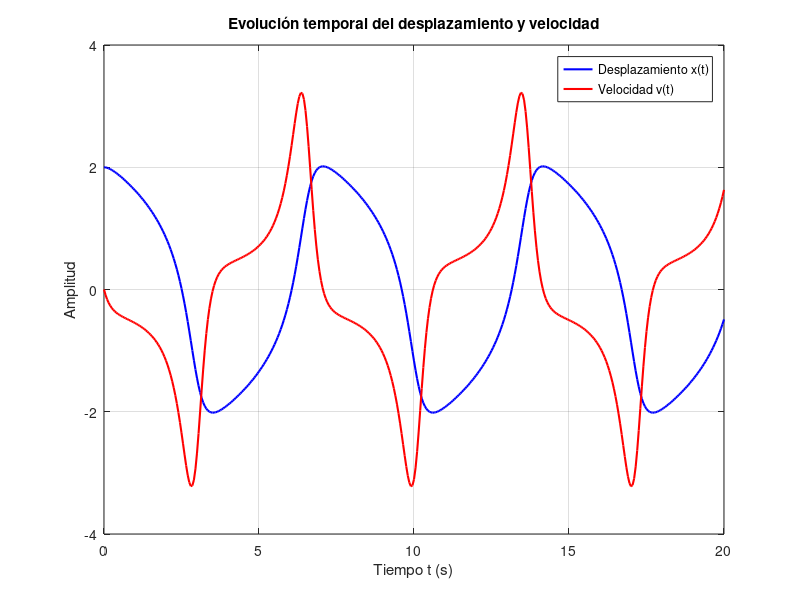
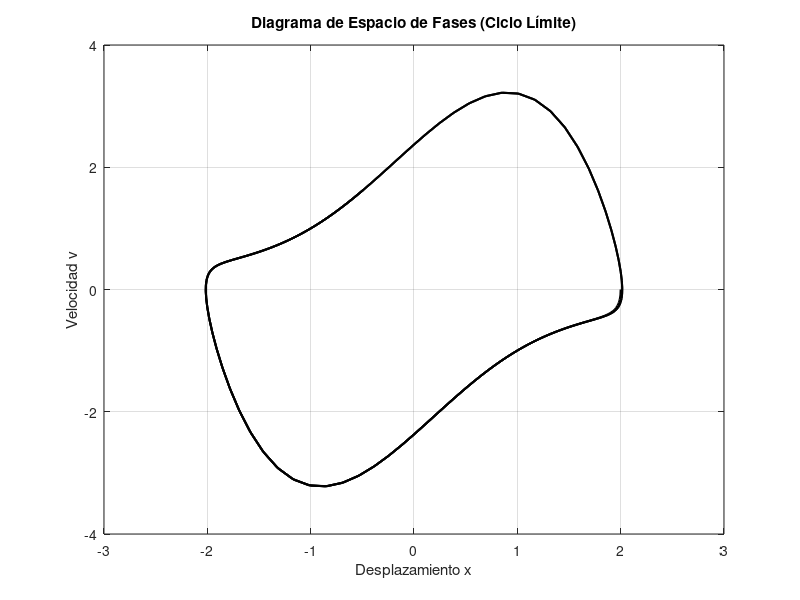

Write MATLAB code to recreate these figures, in order.
% --- Parámetros del Sistema ---
mu = 1.5;         % Coeficiente de amortiguamiento no lineal
t0 = 0;           % Tiempo inicial
tf = 20;          % Tiempo final
h  = 0.05;        % Tamaño de paso temporal

% --- Condiciones Iniciales ---
x0 = 2.0;         % Desplazamiento máximo inicial
v0 = 0.0;         % Reposo instantáneo inicial

% --- Vectores de tiempo y preasignación de memoria ---
t = t0:h:tf;
N = length(t);
x = zeros(1, N);
v = zeros(1, N);

% Cargar condiciones iniciales
x(1) = x0;
v(1) = v0;

% --- Definición del sistema de EDOs ---
% f(t, Y) donde Y = [x; v]
f = @(t, Y) [Y(2); mu * (1 - Y(1)^2) * Y(2) - Y(1)];

% --- Bucle Principal RK4 ---
for i = 1:(N-1)
    Y_n = [x(i); v(i)];

    k1 = f(t(i), Y_n);
    k2 = f(t(i) + h/2, Y_n + (h/2)*k1);
    k3 = f(t(i) + h/2, Y_n + (h/2)*k2);
    k4 = f(t(i) + h, Y_n + h*k3);

    Y_next = Y_n + (h/6)*(k1 + 2*k2 + 2*k3 + k4);

    x(i+1) = Y_next(1);
    v(i+1) = Y_next(2);
end

% ==========================================
% ENTREGABLES OBLIGATORIOS
% ==========================================

% --- Tabla de datos en consola ---
fprintf('--- Primeras 10 iteraciones ---\n');
fprintf(' Iter | Tiempo (s) | Desplazamiento x | Velocidad v\n');
fprintf('-----------------------------------------------------\n');
for i = 1:10
    fprintf('%5d | %10.2f | %16.6f | %11.6f\n', i, t(i), x(i), v(i));
end

fprintf('\n--- Estados Finales ---\n');
fprintf(' Iter | Tiempo (s) | Desplazamiento x | Velocidad v\n');
fprintf('-----------------------------------------------------\n');
fprintf('%5d | %10.2f | %16.6f | %11.6f\n', N, t(N), x(N), v(N));

% --- Gráfica 1: Evolución temporal ---
figure;
plot(t, x, 'b', 'LineWidth', 1.5); hold on;
plot(t, v, 'r', 'LineWidth', 1.5);
title('Evolución temporal del desplazamiento y velocidad');
xlabel('Tiempo t (s)');
ylabel('Amplitud');
legend('Desplazamiento x(t)', 'Velocidad v(t)', 'Location', 'best');
grid on;

% --- Gráfica 2: Diagrama de espacio de fases ---
figure;
plot(x, v, 'k', 'LineWidth', 1.5);
title('Diagrama de Espacio de Fases (Ciclo Límite)');
xlabel('Desplazamiento x');
ylabel('Velocidad v');
grid on;
